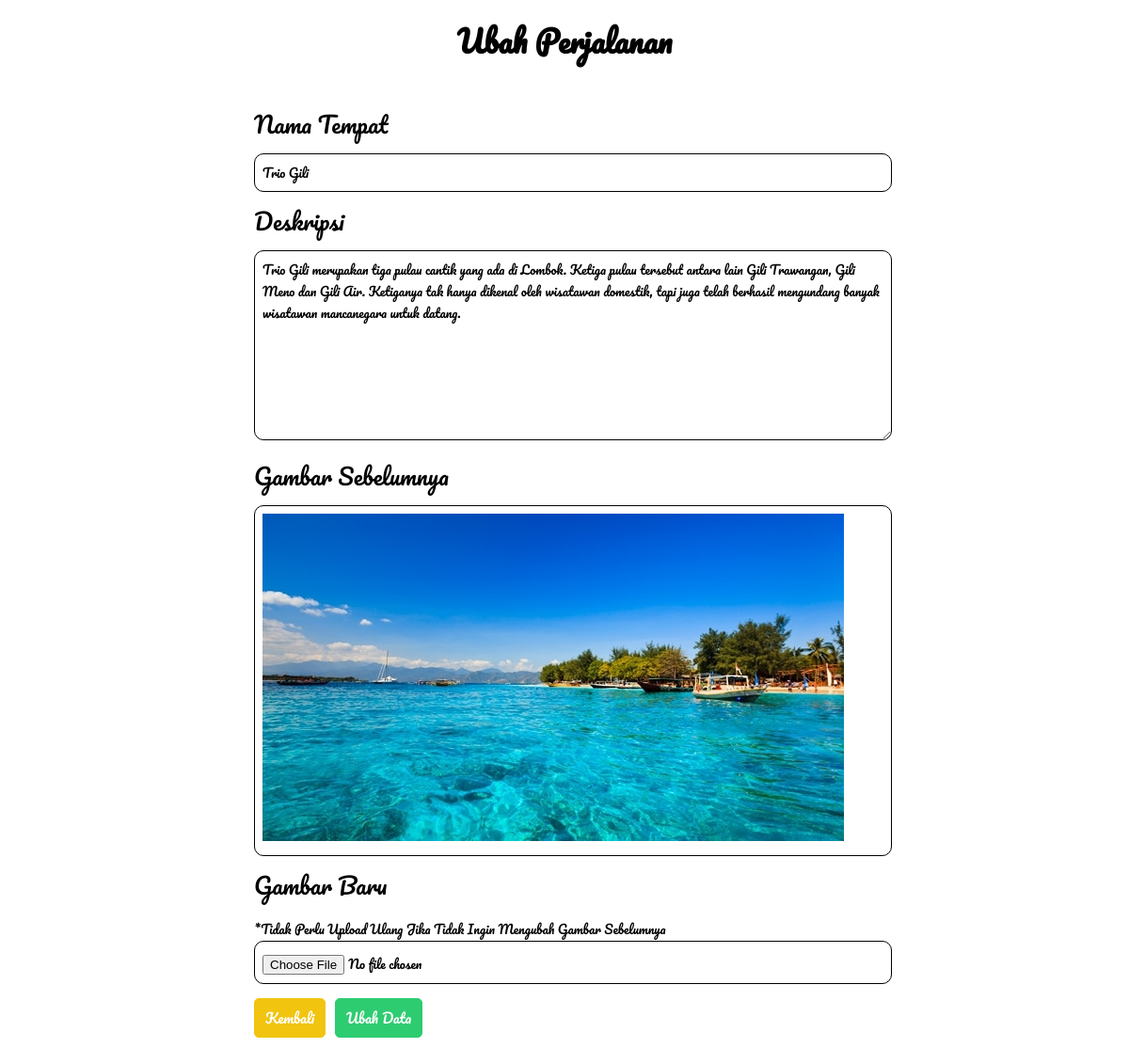
/edit.php?id=10, run on the app's committed database.
### tables this page shows
CREATE TABLE `tour` (
  `id` int(11) NOT NULL,
  `tempat` varchar(255) NOT NULL,
  `deskripsi` text NOT NULL,
  `gambar` varchar(255) NOT NULL
);

### edit.php (the view, shortened to what this page needs)
<?php include 'connection.php' ;?>
<!DOCTYPE html>
<html lang="en">
<head>
    <link rel="stylesheet" href="style.css">
</head>
    <body>
        <h1>Ubah Perjalanan</h1>
        <div class="container">
            <?php endif;
                $id = $_GET['id'];
                $query = "SELECT * FROM `tour` WHERE `id`='$id'; ";
                $res = mysqli_query($conn,$query);
                if(mysqli_num_rows($res) > 0):
                $res = mysqli_fetch_assoc($res);
            ?>
            <form class="form" action="do_edit.php" method="post" enctype="multipart/form-data">
                <div class="input">
                    <div class="input__label">
                        <label for="nama_tempat">Nama Tempat</label>
                    </div>
                        <input class="input__items" type="text" id="nama_tempat" name="nama_tempat" required value="<?= $res['tempat'] ?>">
                </div>
                <div class="input">
                    <div class="input__label">
                        <label for="deskripsi">Deskripsi</label>
                    </div>
                        <textarea class="input__items" name="deskripsi" id="deskripsi" required cols="30" rows="8"><?= $res['deskripsi'] ?></textarea>
                </div>
                <div class="input">
                    <div class="input__label">
                        <label for="gambar_old">Gambar Sebelumnya</label>
                    </div>
                    <div class="input__items">
                        <img src="gambar/<?= $res['gambar'] ?>" alt="">
                    </div>
                </div>
                <div class="input">
                    <div class="input__label">
                        <label for="gambar">Gambar Baru </label>
                    </div>
                    <small>*Tidak Perlu Upload Ulang Jika Tidak Ingin Mengubah Gambar Sebelumnya</small>
                    <div class="input__items">
                        <input type="file" id="gambar" name="gambar" accept=".png,.jpeg,.jpg">
                    </div>
                </div>
                <div class="input">
                    <a href="index.php" class="btn btn__edit">Kembali</a><button class="btn btn__submit">Ubah Data</button>
                </div>
            </form>
                <?php else: ?>
                <h2>Data Perjalanan Tidak Ditemukan</h2>
                <a href="index.php" class="btn btn__edit">Kembali</a>
                <?php endif; ?>
        </div>
    </body>
</html>

### style.css (style rules this page uses)
* { margin: 0; padding: 0; font-family: "Pacifico", cursive; }
h1 { text-align: center; margin: 15px auto; }
.container { margin: 30px 10%; display: flex; flex-direction: column; }
.btn { display: inline-block; text-decoration: none; color: #fff; border-radius: 5px; }
.btn__edit { background: #f1c40f; border: 1px solid #f1c40f; margin: 5px 0; padding: 7px 11px; font-size: 11pt; transition: 0.2s; }
.form { margin: 0 150px; }
.input { margin: 10px 0; }
.input__label { font-size: 1.5em; margin: 10px 0; }
.input__items { width: 100%; padding: 8px; border-radius: 10px; border: solid black 1px; outline: none; }
.btn__submit { background: #2ecc71; border: 1px solid #2ecc71; margin: 5px 0; padding: 7px 11px; font-size: 11pt; transition: 0.2s; cursor: pointer; margin-left: 10px; }

### data on the page
tour: nama_tempat "Trio Gili", deskripsi "Trio Gili merupakan tiga pulau cantik yang ada di Lombok. Ketiga pulau tersebut antara lain Gili Trawangan, Gili Meno dan Gili Air. Ketiganya tak hanya dikenal oleh wisatawan domestik, tapi juga telah berhasil mengundang banyak wisatawan mancanegara untuk datang.", gambar (picture)
